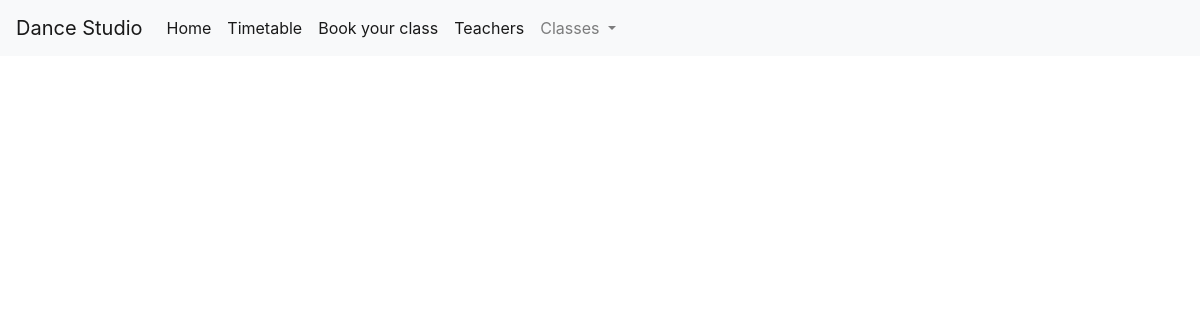
/teacher/12, run on an earlier commit of the app's database.
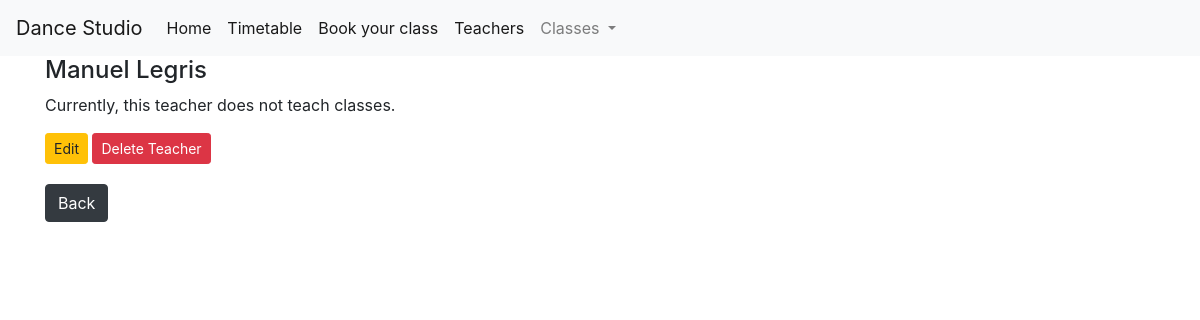
And on a later commit of the database.
### tables this page shows
CREATE TABLE teachers (
    teacher_id INTEGER PRIMARY KEY AUTOINCREMENT,
    name VARCHAR(50) NOT NULL,
    surname VARCHAR(50) NOT NULL
);

### app.py (the view)
@app.route('/teacher/<int:teacher_id>')
def teacher(teacher_id):
    dance_classes = get_dance_classes_for_navbar()
    teacher = get_teacher_detail(teacher_id)
    return render_template('teacher.html', teacher=teacher, dance_classes=dance_classes)

### app.py (called while the page is built)
def get_db_connection():
    conn = sqlite3.connect('database.db')
    conn.row_factory = sqlite3.Row
    return conn

def get_teacher_detail(teacher_id):
    conn = get_db_connection()
    teacher = conn.execute('''
        SELECT teachers.teacher_id, teachers.name, teachers.surname,
        GROUP_CONCAT(dance_classes.dance_class_name) as class_names
        FROM teachers
        LEFT JOIN teacher_classes ON teachers.teacher_id = teacher_classes.teacher_id
        LEFT JOIN dance_classes ON teacher_classes.class_id = dance_classes.dance_class_id
        WHERE teachers.teacher_id = ?
        GROUP BY teachers.teacher_id
    ''', (teacher_id,)).fetchall()
    conn.close()
    if teacher is None:
        abort(404)
    return teacher

def get_dance_classes_for_navbar():
    conn = get_db_connection()
    dance_classes = conn.execute('SELECT * FROM dance_classes').fetchall()
    conn.close()
    return dance_classes

### templates/teacher.html (shortened to what this page needs)
{% extends 'base.html' %}
{% block content %}
  {% for row in teacher %}
    <div>
      <h4>{{ row[1] ~ ' ' ~ row[2] }}</h4>
      {% if row[3] %}
        <p>Classes:</p>
        <ul>
          {% for class_name in row[3].split(',') %}
            <li>{{ class_name }}</li>
          {% endfor %}
        </ul>
      {% else %}
        <p>Currently, this teacher does not teach classes.</p>
      {% endif %}
      <a href="{{ url_for('edit_teacher', teacher_id=row[0]) }}" class="btn btn-warning btn-sm">Edit</a>
      <button form="deleteForm{{ row[0] }}" type="submit" class="btn btn-danger btn-sm"
              onclick="return confirm('Are you sure you want to delete this teacher?')">Delete Teacher</button>
      <p>
        <a href="{{ url_for('teachers') }}" class="btn btn-dark" style="margin-top: 20px;">Back</a>
      </p>
    </div>
  {% endfor %}
{% endblock %}

What changed in the data, as far as the page shows it:
added teachers: name+surname "Manuel Legris"
